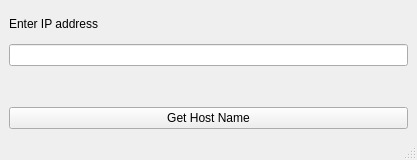
<?xml version="1.0" encoding="UTF-8"?>
<ui version="4.0">
 <class>GetHostNameWindow</class>
 <widget class="QMainWindow" name="GetHostNameWindow">
  <property name="geometry">
   <rect>
    <x>0</x>
    <y>0</y>
    <width>417</width>
    <height>160</height>
   </rect>
  </property>
  <property name="windowTitle">
   <string>MainWindow</string>
  </property>
  <widget class="QWidget" name="centralwidget">
   <layout class="QGridLayout" name="gridLayout">
    <item row="0" column="0">
     <widget class="QLabel" name="label">
      <property name="text">
       <string>Enter IP address</string>
      </property>
     </widget>
    </item>
    <item row="3" column="0">
     <widget class="QPushButton" name="getHostNameButton">
      <property name="text">
       <string>Get Host Name</string>
      </property>
     </widget>
    </item>
    <item row="1" column="0">
     <widget class="QLineEdit" name="ipInputLineEdit"/>
    </item>
    <item row="2" column="0">
     <widget class="QLabel" name="putHostNameLabel">
      <property name="text">
       <string/>
      </property>
     </widget>
    </item>
   </layout>
  </widget>
  <widget class="QMenuBar" name="menubar">
   <property name="geometry">
    <rect>
     <x>0</x>
     <y>0</y>
     <width>417</width>
     <height>21</height>
    </rect>
   </property>
  </widget>
  <widget class="QStatusBar" name="statusbar"/>
 </widget>
 <resources/>
 <connections/>
</ui>
